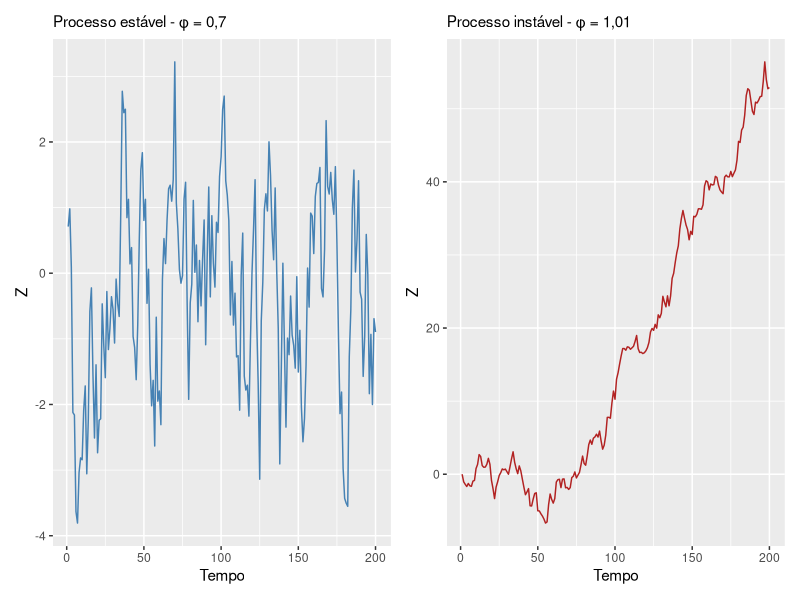
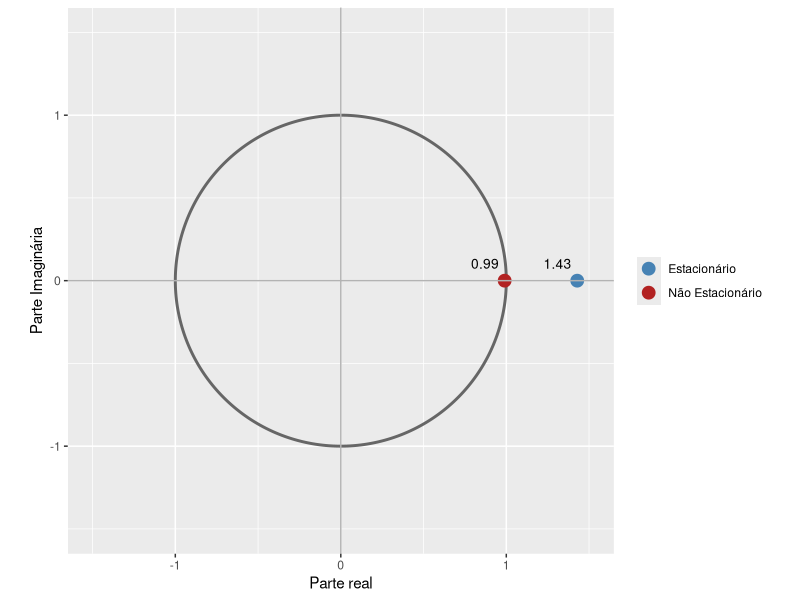
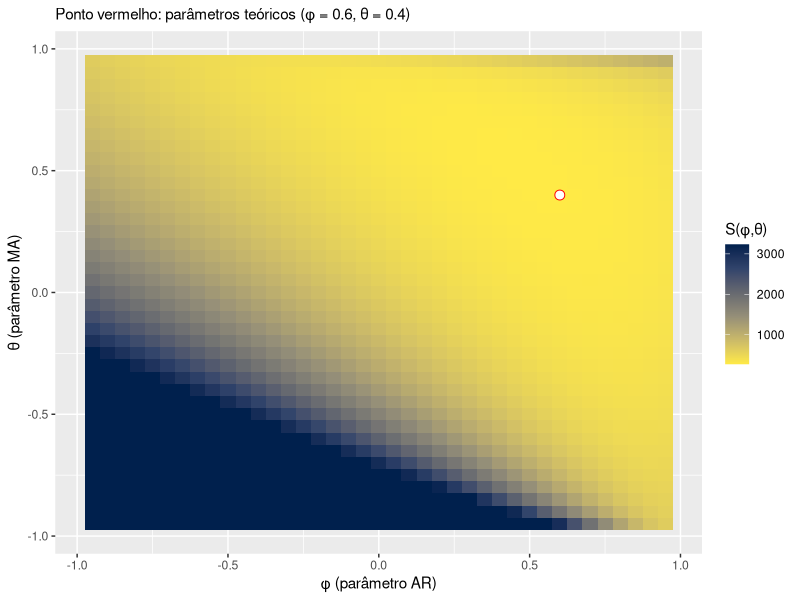
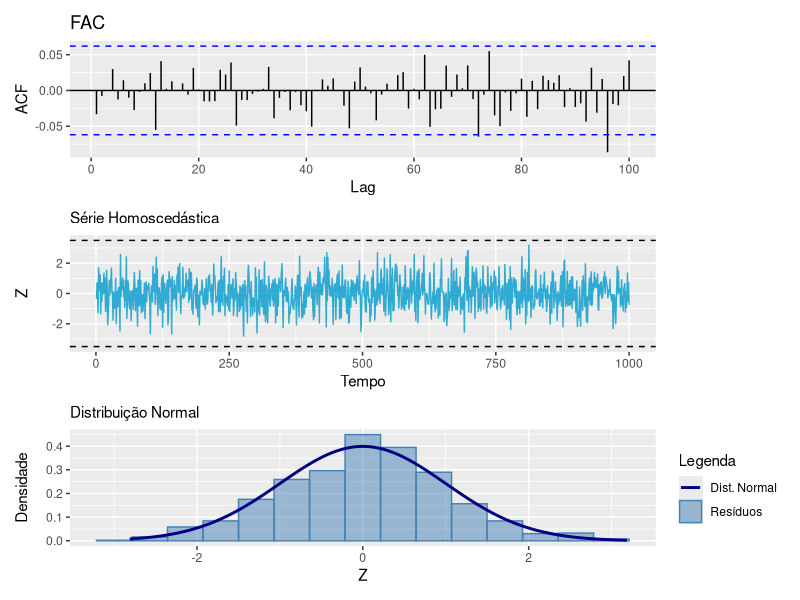

The R script that drew these images, in order:
# UNIVERSIDADE FEDERAL DO PARANÁ
# Programa de Pós-Graduação em Engenharia de Recursos Hídricos e Ambiental
# ERHA7016 – Hidrologia Estocástica
# Autor: Daniel Detzel
# Data: 14 out. 2025
# Aula 4: Geração de Séries Sintéticas (pt. 2)

# Bibliotecas utilizadas
library(tidyverse)  # contém diversas bibliotecas, incluindo ggplot2
library(patchwork)  # para ajustes de gráficos lado a lado
library(forecast)   # para modelos ARIMA
library(dplyr)      # manejo de dados
library(lmtest)     # manejo de dados

# Estimação de parâmetros -------------------------------------------------

# |----------------------------------------------|
# |1. Representação da estabilidade de um modelo |
# |   caso do modelo AR(1)                       |
# |----------------------------------------------|

# Fixa uma semente para reprodutibilidade do processo
set.seed(10)

# Parâmetros
nSim = 200  # tamanho da série
phi1 <- 0.7 # modelo estável
phi2 <- 1.01 # modelo instável

# Processo estável |ar| < 1
x1 <- arima.sim(model = list(ar = phi1), n = nSim)

# Processo instável |ar| > 1. Nota: a função 'arima.sim' não permite modelos 
# não estáveis (não estacionários). É preciso implementar manualmente.
x2 <- numeric(nSim)

# Números pseudoaleatórios normalmente distribuídos (média 0; desv.pad. 1)
at <- rnorm(nSim, 0, 1)

# Simulação via loop
for (i in 2:nSim) {
  x2[i] <- phi2 * x2[i-1] + at[i]
}


# Montagem do data frame
df <- data.frame(t = 1:nSim,
                 est = as.numeric(x1),
                 ins = as.numeric(x2))

# Obtenção do gráfico
# tiff('estabilidadeProcesso.tif', height=720, width = 1780, res=300)
p1 <- ggplot(df, aes(x = t, y = est)) +
  geom_line(color="steelblue") +
  labs(x = "Tempo", y = "Z", subtitle = "Processo estável - \u03C6 = 0,7") +
  theme_gray()
p2 <- ggplot(df, aes(x = t, y = ins)) +
  geom_line(color="firebrick") +
  labs(x = "Tempo", y = "Z", subtitle = "Processo instável - \u03C6 = 1,01") +
  theme_gray()
p1 + p2
# dev.off()

# |-------------------------------------------------------|
# |2. Representação dos parâmetros AR no círculo unitário |
# |   caso do modelo AR(1)                                |
# |-------------------------------------------------------|

# Parâmetros (mesmos do item anterior)
phi     <- c(phi1, phi2)
rotulos <- c('Estacionário', 'Não Estacionário')

# Raiz do polinômio característico para o processo AR(1)
raiz <- 1/phi

# Montagem do data frame
df <- data.frame(Re  = Re(raiz), # porção real
                 Im  = Im(raiz), # porção imaginária
                 phi = phi,
                 rot = rotulos)

# Círculo unitário
angulo  <- seq(0, 2 * pi, length.out = 300)
circulo <- data.frame(x = cos(angulo),
                      y = sin(angulo))

# Obtenção do gráfico
# tiff('circuloUnitario.tif', height=1500, width = 1500, res=300)
ggplot() +
  geom_path(data = circulo, aes(x = x, y = y), color = "gray40", linewidth = 1) +
  geom_point(data = df, aes(x = Re, y = Im, color = rot), size = 4) +
  geom_text(data = df, aes(x = Re, y = Im, label = sprintf("%.2f", Re)),
            vjust = -1.2, hjust = 1.2,size = 3.5) +
  coord_equal(xlim = c(-1.5, 1.5), ylim = c(-1.5, 1.5)) +
  geom_hline(yintercept = 0, color = "gray70") +
  geom_vline(xintercept = 0, color = "gray70") +
  scale_color_manual(values = c("Estacionário" = "steelblue", "Não Estacionário" = "firebrick")) +
  labs(x = "Parte real", y = "Parte Imaginária", color = NULL) +
  theme_gray()
# dev.off()

# |------------------------------------------------------|
# |3. Exemplo - verificação da estabilidade de um modelo |
# |   estacionariedade e invertibilidade                 |
# |------------------------------------------------------|

# Coeficientes do modelo
phi   <- c(0.6, 0.2)  # porção AR
theta <- c(-0.1, 0.8)  # porção MA 

# Verificação da condição de estacionariedade. O R calcula as raízes de um 
# polinômio por meio da função 'polyroot'. Essa função deve ser implementada
# com os coeficientes em ordens crescentes.
# Ex.: 1 - phi1 * B - phi2 * B^2 --> ordem:(1, phi1, phi2)
raizesAR <- polyroot(c(1, -phi)) # notar que os parâmetros entram negativos!

# Resultado - notar a importância de se usar o operador Mod(), que retorna a 
# magnitude do vetor. Para raízes complexas, essa conta precisa ser feita para
# que a verificação do círculo unitário seja realizada adequadamente. Para
# raízes reais, Mod() apenas alterará o sinal
cat("Raízes polinômio AR:", Mod(raizesAR))

# Verificação da condição de invertibilidade. Cuidar que o polinômio para o 
# processo MA tem diferenças nos sinais. Isso reflete a forma de entrar com os
# coeficientes na função
raizesMA <- polyroot(c(1, -theta)) 
# Resultado 
cat("Raízes polinômio MA:", Mod(raizesMA))

# |----------------------------------------------------|
# |4. Exemplo - função soma dos quadrados dos resíduos |
# |   modelo ARMA(1,1) ajustado via MLE                |
# |----------------------------------------------------|
# Processo para se obter um mapa de calor com o comportamento dos parâmetros 
# AR e MA estimados para um modelo ARMA(1,1). Inicialmente, é feita uma 
# simulação com parâmetros definidos. Na sequência, é feito um processo 
# combinatório para parâmetros phi e theta variando em (quase) todo o domínio
# que garante um modelo estacionário e invertível

# Semente fixa para reprodutibilidade
set.seed(123)

# Simulação de um processo "teórico" (com parâmetros fixos conhecidos)
n            <- 300 # tamanho da série
phiTeorico   <- 0.6 # parâmetro AR
thetaTeorico <- 0.4 # parâmetro MA
x <- arima.sim(model = list(ar = phiTeorico, ma = thetaTeorico), n = n)

# Variação dos parâmetros que servem como a estimativa do processo teórico
phiEstimado   <- seq(-0.95, 0.95, by = 0.05)
thetaEstimado <- seq(-0.95, 0.95, by = 0.05)

# A função 'expand.grid' gera todas as combinações possíveis dos dois parâmetros
Sgrid <- expand.grid(phi = phiEstimado, theta = thetaEstimado)

# Cálculo da função S (soma dos quadrados dos resíduos) para as combinações dos
# parâmetros
Sgrid$S <- mapply(function(phi, theta) {
  # O recurso 'try' é utilizado para que eventuais erros nos ajustes das diver-
  # sas combinações das porções AR e MA não façam o processo ser interrompido.
  # Ele é complementado pela condicional 'if' logo abaixo, que atribui NA a
  # qualquer eventual erro
  fit <- try(arima(x,
                   order = c(1,0,1),
                   fixed = c(phi, theta, NA),
                   transform.pars = FALSE,
                   method = "CSS"),
             silent = TRUE)
  if (inherits(fit, "try-error")) return(NA)
  sum(residuals(fit)^2) # soma dos quadrados dos resíduos
}, Sgrid$phi, Sgrid$theta)

# Omite eventuais NAs
Sgrid <- na.omit(Sgrid)

# Limita os valores da função S, pois para certas combinações de phi e theta o
# resultado "explode". Isso prejudica a visualização
Sgrid <- Sgrid %>%
  mutate(SgridLim = pmin(S, quantile(S, 0.85)))  

# Obtenção do gráfico
# tiff('somaQuadrados.tif', height=1300, width = 1600, res=300)
ggplot(Sgrid, aes(x = phi, y = theta)) +
  geom_tile(aes(fill = SgridLim)) +
  # geom_contour(aes(z = rss), color = "black", alpha = 0.4) +
  annotate("point", x = phiTeorico, y = thetaTeorico,
           color = "red", size = 3, shape = 21, fill = "white") +
  scale_fill_viridis_c(option = "E", direction = -1, na.value = "white") +
  labs(subtitle = "Ponto vermelho: parâmetros teóricos (\u03C6 = 0.6, \u03B8 = 0.4)",
    x = "\u03C6 (parâmetro AR)",
    y = "\u03B8 (parâmetro MA)",
    fill = "S(\u03C6,\u03B8)") +
  # theme_gray(base_size = 14)
  theme_gray()
# dev.off()


# Validação ---------------------------------------------------------------

# |------------------------------------------------------------|
# |5. Representação das propriedades do ruído branco gaussiano |
# |   resíduos de um modelo bem ajustado                       |
# |------------------------------------------------------------|

# A função 'rnorm' produz ruídos brancos gaussianos
n <- 1000
ruidoBranco <- rnorm(n, mean = 0, sd = 1)
df <- data.frame(t = 1:n,
                 y = ruidoBranco)


# As três propriedades de interesse são:
# - Independência
# - Homoscedasticidade
# - Distribuição normal

# Gráficos
# 5.1. Independência (via FAC)
p1 <- ggAcf(ruidoBranco, lag.max = 100) + ggtitle("FAC")

# 5.2. Homocedasticidade (via plot da série temporal)
p2 <- ggplot(df, aes(x = t, y = y)) + 
  geom_line(color="deepskyblue3", alpha = 0.8, na.rm = TRUE) +
  geom_hline(yintercept = 3.5, color = "black", linetype = "dashed") +
  geom_hline(yintercept = -3.5, color = "black", linetype = "dashed") +
  labs(x = 'Tempo', y = 'Z',
       subtitle = 'Série Homoscedástica') +
  theme_gray() 

# 5.3. Distribuição normal (via histograma)
p3 <- ggplot(df, aes(x = y)) +
  geom_histogram(aes(y = ..density.., color = "Resíduos"), bins = 15,
                 fill = "steelblue", alpha = 0.5) +
  stat_function(aes(color = "Dist. Normal"), fun = dnorm,
                args = list(mean = 0, sd = 1),
                size = 1) +
  scale_color_manual(name = "Legenda", values = c("Resíduos" = "steelblue",
                                                  "Dist. Normal" = "navy")) +
  labs(x = "Z", y = "Densidade", subtitle = "Distribuição Normal") +
  theme_gray()
# Unindo os gráficos
tiff('ruidoBranco.tif', height=1200, width = 1780, res=300)
p1 / p2 / p3
dev.off()

# |-----------------------|
# |6. Validação do modelo |
# |   testes estatísticos |
# |-----------------------|
# Uso da série gerada no item anterior

# 6.1. Independência: teste de Ljung-Box
Box.test(ruidoBranco, lag = 20, type = "Ljung-Box")

# 6.2. Homoscedasticidade: teste de Breusch-Pagan
bptest(df$y ~ df$t)

#6.3. Normalidade: teste de Shapiro-Wilk
shapiro.test(ruidoBranco)
